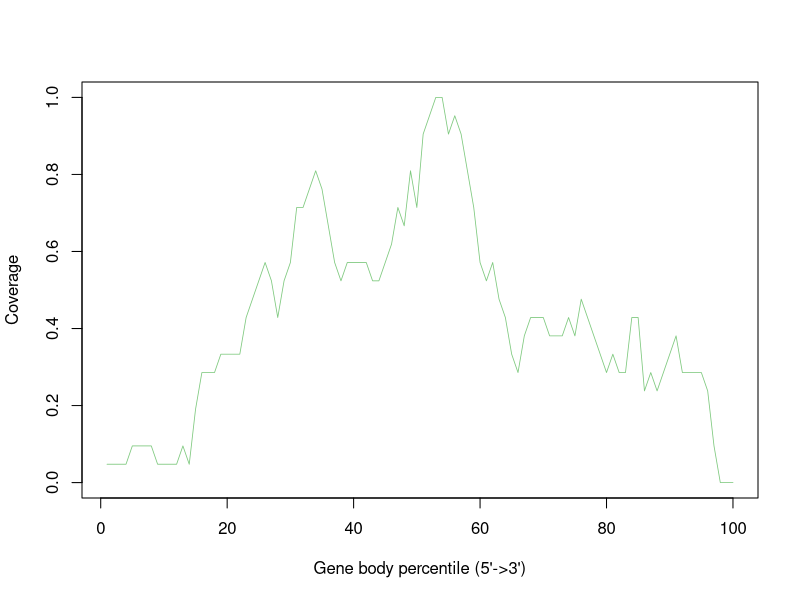

Recreate this plot in R.
Atha_Ler_0_sl_FLT_1G_Rep1_Aligned.sortedByCoord_sorted.out <- c(0.047619047619047616,0.047619047619047616,0.047619047619047616,0.047619047619047616,0.09523809523809523,0.09523809523809523,0.09523809523809523,0.09523809523809523,0.047619047619047616,0.047619047619047616,0.047619047619047616,0.047619047619047616,0.09523809523809523,0.047619047619047616,0.19047619047619047,0.2857142857142857,0.2857142857142857,0.2857142857142857,0.3333333333333333,0.3333333333333333,0.3333333333333333,0.3333333333333333,0.42857142857142855,0.47619047619047616,0.5238095238095238,0.5714285714285714,0.5238095238095238,0.42857142857142855,0.5238095238095238,0.5714285714285714,0.7142857142857143,0.7142857142857143,0.7619047619047619,0.8095238095238095,0.7619047619047619,0.6666666666666666,0.5714285714285714,0.5238095238095238,0.5714285714285714,0.5714285714285714,0.5714285714285714,0.5714285714285714,0.5238095238095238,0.5238095238095238,0.5714285714285714,0.6190476190476191,0.7142857142857143,0.6666666666666666,0.8095238095238095,0.7142857142857143,0.9047619047619048,0.9523809523809523,1.0,1.0,0.9047619047619048,0.9523809523809523,0.9047619047619048,0.8095238095238095,0.7142857142857143,0.5714285714285714,0.5238095238095238,0.5714285714285714,0.47619047619047616,0.42857142857142855,0.3333333333333333,0.2857142857142857,0.38095238095238093,0.42857142857142855,0.42857142857142855,0.42857142857142855,0.38095238095238093,0.38095238095238093,0.38095238095238093,0.42857142857142855,0.38095238095238093,0.47619047619047616,0.42857142857142855,0.38095238095238093,0.3333333333333333,0.2857142857142857,0.3333333333333333,0.2857142857142857,0.2857142857142857,0.42857142857142855,0.42857142857142855,0.23809523809523808,0.2857142857142857,0.23809523809523808,0.2857142857142857,0.3333333333333333,0.38095238095238093,0.2857142857142857,0.2857142857142857,0.2857142857142857,0.2857142857142857,0.23809523809523808,0.09523809523809523,0.0,0.0,0.0)


pdf("Atha_Ler-0_sl_FLT_1G_Rep1.geneBodyCoverage.curves.pdf")
x=1:100
icolor = colorRampPalette(c("#7fc97f","#beaed4","#fdc086","#ffff99","#386cb0","#f0027f"))(1)
plot(x,Atha_Ler_0_sl_FLT_1G_Rep1_Aligned.sortedByCoord_sorted.out,type='l',xlab="Gene body percentile (5'->3')", ylab="Coverage",lwd=0.8,col=icolor[1])
dev.off()
